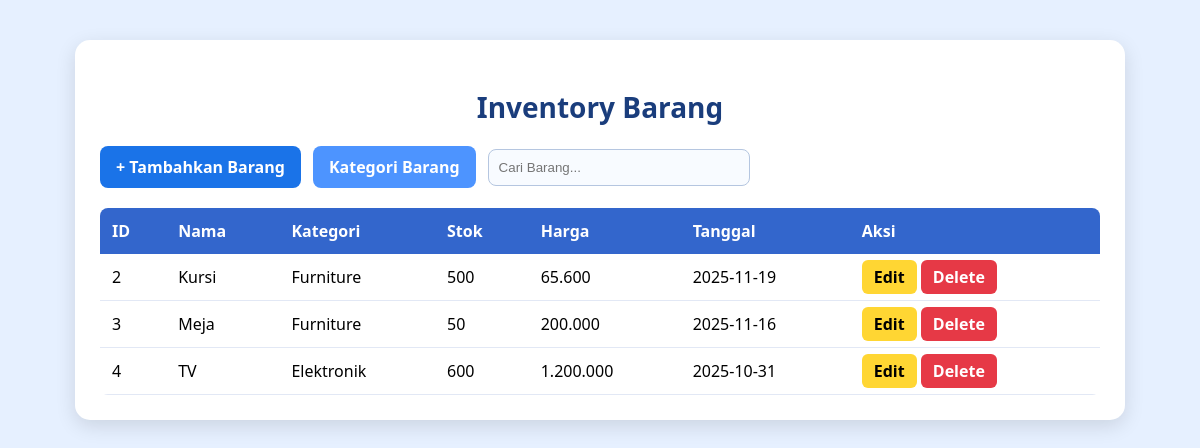
The page / on the database its author committed.
### tables this page shows
CREATE TABLE `barang` (
  `id_barang` int(11) NOT NULL,
  `nama_barang` varchar(100) NOT NULL,
  `kategori_barang` varchar(100) NOT NULL,
  `jumlah_stok` int(11) DEFAULT NULL,
  `harga_barang` int(11) NOT NULL,
  `tanggal_masuk` date NOT NULL
);

### index.php (the view, shortened to what this page needs)
<?php
include 'config/db.php';
$q = isset($_GET['q']) ? $_GET['q'] : '';
if ($q != '') {
    $result = mysqli_query($conn, "
        SELECT * FROM barang
        WHERE nama_barang LIKE '%$q%'
        OR kategori_barang LIKE '%$q%'
        OR harga_barang LIKE '%$q%'
        OR jumlah_stok LIKE '%$q%'
        OR tanggal_masuk LIKE '%$q%'
    ");
} else {
    $result = mysqli_query($conn, "SELECT * FROM barang");
}
?>
<!DOCTYPE html>
<html>
<head>
</head>
<body>
<div class="container">
<h2>Inventory Barang</h2>
<div class="top-bar">
    <a href="create.php" class="btn-add">+ Tambahkan Barang</a>
    <a href="kategori.php" class="btn">Kategori Barang</a>
    <form method="get" action="index.php" class="searchbar">
        <input type="text" name="q" placeholder="Cari Barang..."
            value="<?= htmlspecialchars($q) ?>">
    </form>
</div>
<table>
    <tr>
        <th>ID</th>
        <th>Nama</th>
        <th>Kategori</th>
        <th>Stok</th>
        <th>Harga</th>
        <th>Tanggal</th>
        <th>Aksi</th>
    </tr>
    <?php while ($row = mysqli_fetch_assoc($result)) { ?>
    <tr>
        <td><?= $row['id_barang'] ?></td>
        <td><?= $row['nama_barang'] ?></td>
        <td><?= $row['kategori_barang'] ?></td>
        <td><?= $row['jumlah_stok'] ?></td>
        <td><?= number_format($row['harga_barang'], 0, ',', '.') ?></td>
        <td><?= $row['tanggal_masuk'] ?></td>
        <td>
            <a class="btn-edit" href="edit.php?id=<?= $row['id_barang'] ?>">Edit</a>
            <a class="btn-delete" href="delete.php?id=<?= $row['id_barang'] ?>"
            onclick="return confirm('Hapus data ini?')">Delete</a>
        </td>
    </tr>
    <?php } ?>
</table>
</div>
</body>
</html>

### index.php (style rules this page uses)
body { font-family: 'Segoe UI', sans-serif; background: #e6f0ff; margin: 0; padding: 0; }
.container { width: 90%; max-width: 1000px; margin: 40px auto; padding: 25px; background: #ffffff; border-radius: 15px; box-shadow: 0 6px 20px rgba(0,0,0,0.12); transition: 0.3s ease; }
h2 { text-align: center; color: #1a3d7c; font-size: 28px; margin-bottom: 20px; }
.top-bar { display: flex; align-items: center; gap: 12px; margin-bottom: 20px; }
.btn-add, .btn { padding: 10px 16px; text-decoration: none; border-radius: 8px; color: white; font-weight: 600; display: inline-block; transition: 0.2s ease-in-out; }
.btn-add { background: #1a73e8; }
.btn { background: #4d94ff; }
.searchbar input { padding: 10px; width: 240px; border-radius: 8px; border: 1px solid #b5c6e0; background: #f8fbff; transition: 0.25s; }
table { width: 100%; border-collapse: collapse; border-radius: 8px; overflow: hidden; }
th { background: #3366cc; color: white; padding: 12px; text-align: left; }
td { padding: 12px; border-bottom: 1px solid #e2e8f5; background: #ffffff; transition: 0.2s ease; }
.btn-edit, .btn-delete { padding: 6px 12px; border-radius: 6px; text-decoration: none; font-weight: 600; transition: 0.2s; }
.btn-edit { background: #ffd633; color: black; }
.btn-delete { background: #e63946; color: white; }

### rows shown on the page
barang: id_barang "2", nama_barang "Kursi", kategori_barang "Furniture", jumlah_stok "500", harga_barang "65.600", tanggal_masuk "2025-11-19"
barang: id_barang "3", nama_barang "Meja", kategori_barang "Furniture", jumlah_stok "50", harga_barang "200.000", tanggal_masuk "2025-11-16"
barang: id_barang "4", nama_barang "TV", kategori_barang "Elektronik", jumlah_stok "600", harga_barang "1.200.000", tanggal_masuk "2025-10-31"
